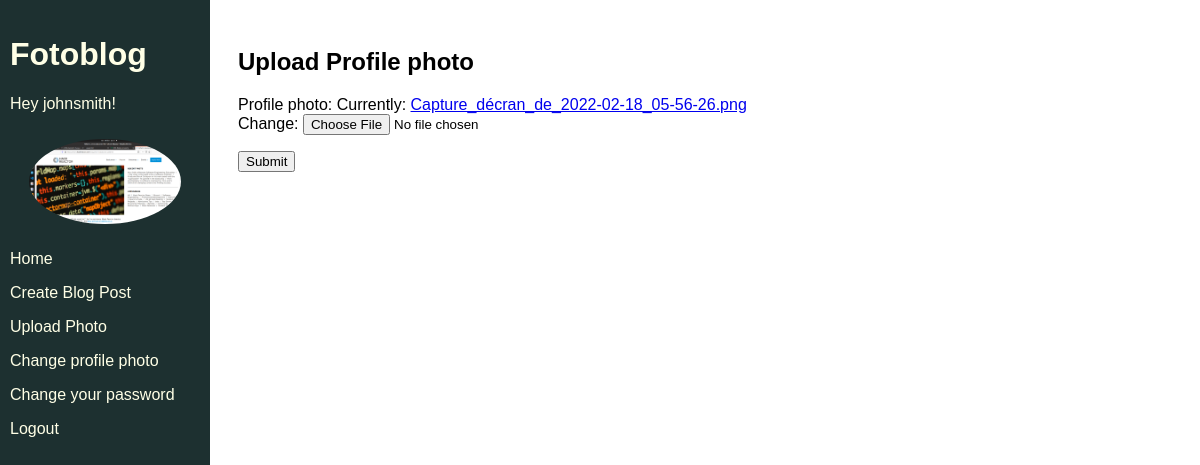
Page /profile-photo/upload (signed in) on the committed database.
### authentication/models.py (models this page shows)
class User(AbstractUser):
    CREATOR = 'CREATOR'
    SUBSCRIBER = 'SUBSCRIBER'
    ROLE_CHOICES = (
        (CREATOR, 'Creator'),
        (SUBSCRIBER, 'Subscriber'),
    )
    profile_photo = models.ImageField()
    role = models.CharField(max_length=30, choices=ROLE_CHOICES)

### authentication/views.py (the view)
# urls.py: path('profile-photo/upload', authentication.views.upload_profile_photo, name='upload_profile_photo'),
def upload_profile_photo(request):
    form = forms.UploadProfilePhotoForm(instance=request.user) #on instancie le formulaire avec les informations sur l'utilisateur qui est connecté
    if request.method == 'POST':
        form = forms.UploadProfilePhotoForm(request.POST, request.FILES, instance=request.user)
        if form.is_valid():
            form.save()
            return redirect('home')
    return render(request, 'authentication/upload_profile_photo.html', context={'form':form})

### authentication/forms.py
class UploadProfilePhotoForm(forms.ModelForm):
    class Meta:
        model = get_user_model()
        fields = ('profile_photo',)

### authentication/templates/authentication/upload_profile_photo.html (shortened to what this page needs)
{% extends 'base.html' %}
{% block content %}
    <h2>Upload Profile photo</h2>
    <form method="post" enctype="multipart/form-data">
        {{ form.as_p }}
        <button type="submit">Submit</button>
    </form>
{% endblock content %}

### templates/base.html (shortened to what this page needs)
<!DOCTYPE html>
{% load static %}
<html lang="en">
<head>
    <link rel="stylesheet" href="{% static 'app.css' %}">
</head>
<body>
    <div class="sidebar">
        <h1>Fotoblog</h1>
        {% if user.is_authenticated %}
            <p>Hey {{ user }}!</p>
        {% if user.profile_photo %}
            <img class="avatar" src={{ user.profile_photo.url }}>
        {% else %}
            <img class="avatar" src="{% static 'images/default_profile.png'%}">
        {% endif %}
        <p><a href="{% url 'home' %}">Home</a></p>
        <p><a href="{% url 'blog_create' %}">Create Blog Post</a></p>
        {% if perms.blog.add_photo %}
            <p><a href="{% url 'photo_upload' %}">Upload Photo</a></p>
        {% endif %}
        <p><a href="{% url 'upload_profile_photo' %}">Change profile photo</a></p>
        <p><a href="{% url 'password_change' %}">Change your password</a></p>
        <p><a href="{% url 'logout' %}">Logout</a></p>
    {% endif %}
    </div>
    <div class="main">
        {% block content %}{% endblock content %}
    </div>
</body>
</html>

### static/app.css (style rules this page uses)
html { font-family: Arial; }
.sidebar { height: 100%; width: 190px; position: fixed; z-index: 1; top: 0; left: 0; background-color: #1d3030; color: #ffffe6; overflow-x: hidden; padding-top: 15px; padding-left: 10px; padding-right: 10px; }
.sidebar a { text-decoration: none; color: #ffffe6; display: block; }
.main { margin-left: 210px; padding: 20px; }
.avatar { width: 80%; border-radius: 50%; display: block; margin: auto; padding-top: 10px; padding-bottom: 10px; }

### rows in the picture
User: username "johnsmith", profile_photo (picture)
